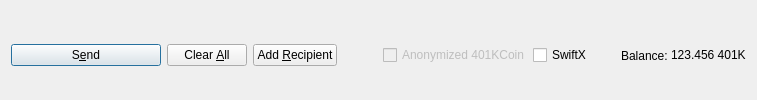
         <widget class="QFrame" name="frame_Send">
          <layout class="QHBoxLayout" name="horizontalLayout">
           <property name="bottomMargin">
            <number>0</number>
           </property>
           <item>
            <widget class="QPushButton" name="sendButton">
             <property name="minimumSize">
              <size>
               <width>150</width>
               <height>0</height>
              </size>
             </property>
             <property name="toolTip">
              <string>Confirm the send action</string>
             </property>
             <property name="text">
              <string>S&amp;end</string>
             </property>
             <property name="icon">
              <iconset resource="../401kcoin.qrc">
               <normaloff>:/icons/send</normaloff>:/icons/send</iconset>
             </property>
             <property name="autoDefault">
              <bool>false</bool>
             </property>
             <property name="default">
              <bool>true</bool>
             </property>
            </widget>
           </item>
           <item>
            <widget class="QPushButton" name="clearButton">
             <property name="sizePolicy">
              <sizepolicy hsizetype="Minimum" vsizetype="Fixed">
               <horstretch>0</horstretch>
               <verstretch>0</verstretch>
              </sizepolicy>
             </property>
             <property name="toolTip">
              <string>Clear all fields of the form.</string>
             </property>
             <property name="text">
              <string>Clear &amp;All</string>
             </property>
             <property name="icon">
              <iconset resource="../401kcoin.qrc">
               <normaloff>:/icons/remove</normaloff>:/icons/remove</iconset>
             </property>
             <property name="autoDefault">
              <bool>false</bool>
             </property>
            </widget>
           </item>
           <item>
            <widget class="QPushButton" name="addButton">
             <property name="toolTip">
              <string>Send to multiple recipients at once</string>
             </property>
             <property name="text">
              <string>Add &amp;Recipient</string>
             </property>
             <property name="icon">
              <iconset resource="../401kcoin.qrc">
               <normaloff>:/icons/add</normaloff>:/icons/add</iconset>
             </property>
             <property name="autoDefault">
              <bool>false</bool>
             </property>
            </widget>
           </item>
           <item>
            <spacer name="horizontalSpacer">
             <property name="orientation">
              <enum>Qt::Horizontal</enum>
             </property>
             <property name="sizeHint" stdset="0">
              <size>
               <width>40</width>
               <height>20</height>
              </size>
             </property>
            </spacer>
           </item>
           <item>
            <layout class="QHBoxLayout" name="horizontalLayout_2">
             <property name="spacing">
              <number>3</number>
             </property>
             <item>
              <widget class="QCheckBox" name="checkz401K">
               <property name="enabled">
                <bool>false</bool>
               </property>
               <property name="text">
                <string>Anonymized 401KCoin</string>
               </property>
              </widget>
             </item>
             <item>
              <widget class="QCheckBox" name="checkSwiftTX">
               <property name="enabled">
                <bool>true</bool>
               </property>
               <property name="minimumSize">
                <size>
                 <width>85</width>
                 <height>0</height>
                </size>
               </property>
               <property name="text">
                <string>SwiftX</string>
               </property>
              </widget>
             </item>
             <item>
              <widget class="QLabel" name="label">
               <property name="text">
                <string>Balance:</string>
               </property>
              </widget>
             </item>
             <item>
              <widget class="QLabel" name="labelBalance">
               <property name="sizePolicy">
                <sizepolicy hsizetype="Preferred" vsizetype="Fixed">
                 <horstretch>0</horstretch>
                 <verstretch>0</verstretch>
                </sizepolicy>
               </property>
               <property name="cursor">
                <cursorShape>IBeamCursor</cursorShape>
               </property>
               <property name="text">
                <string notr="true">123.456 401K</string>
               </property>
               <property name="textInteractionFlags">
                <set>Qt::LinksAccessibleByMouse|Qt::TextSelectableByKeyboard|Qt::TextSelectableByMouse</set>
               </property>
              </widget>
             </item>
            </layout>
           </item>
          </layout>
         </widget>
